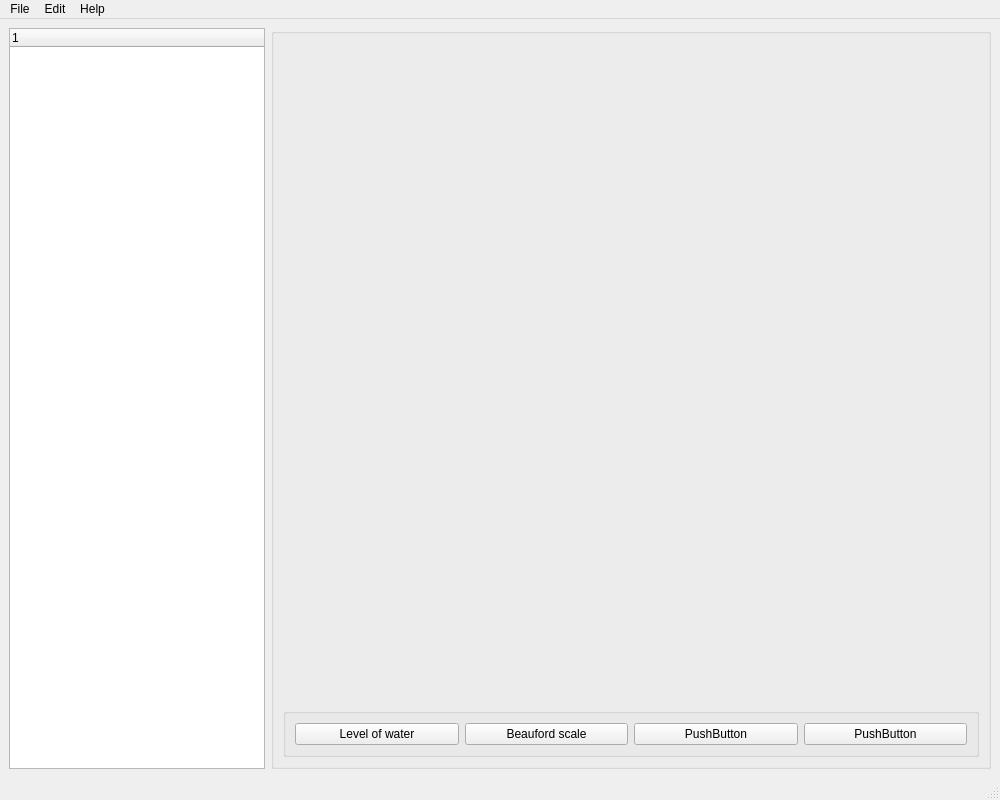
<?xml version="1.0" encoding="UTF-8"?>
<ui version="4.0">
 <class>WorkWindow</class>
 <widget class="QMainWindow" name="WorkWindow">
  <property name="geometry">
   <rect>
    <x>0</x>
    <y>0</y>
    <width>1000</width>
    <height>800</height>
   </rect>
  </property>
  <property name="windowTitle">
   <string>Monitoring system</string>
  </property>
  <widget class="QWidget" name="centralwidget">
   <layout class="QHBoxLayout" name="horizontalLayout">
    <item>
     <widget class="QTreeWidget" name="treeWidget">
      <property name="sizePolicy">
       <sizepolicy hsizetype="Maximum" vsizetype="Expanding">
        <horstretch>0</horstretch>
        <verstretch>0</verstretch>
       </sizepolicy>
      </property>
      <column>
       <property name="text">
        <string notr="true">1</string>
       </property>
      </column>
     </widget>
    </item>
    <item>
     <widget class="QGroupBox" name="groupBox">
      <property name="sizePolicy">
       <sizepolicy hsizetype="MinimumExpanding" vsizetype="Preferred">
        <horstretch>0</horstretch>
        <verstretch>0</verstretch>
       </sizepolicy>
      </property>
      <property name="title">
       <string/>
      </property>
      <layout class="QVBoxLayout" name="verticalLayout">
       <item>
        <widget class="QCustomPlot" name="plot" native="true">
         <property name="sizePolicy">
          <sizepolicy hsizetype="Preferred" vsizetype="MinimumExpanding">
           <horstretch>0</horstretch>
           <verstretch>0</verstretch>
          </sizepolicy>
         </property>
        </widget>
       </item>
       <item>
        <widget class="QGroupBox" name="viewTabs">
         <property name="sizePolicy">
          <sizepolicy hsizetype="Minimum" vsizetype="Minimum">
           <horstretch>0</horstretch>
           <verstretch>0</verstretch>
          </sizepolicy>
         </property>
         <property name="title">
          <string/>
         </property>
         <layout class="QHBoxLayout" name="horizontalLayout_2">
          <item>
           <widget class="QPushButton" name="waterLevelButton">
            <property name="text">
             <string>Level of water</string>
            </property>
           </widget>
          </item>
          <item>
           <widget class="QPushButton" name="beaufordScaleButton">
            <property name="text">
             <string>Beauford scale</string>
            </property>
           </widget>
          </item>
          <item>
           <widget class="QPushButton" name="pushButton_3">
            <property name="text">
             <string>PushButton</string>
            </property>
           </widget>
          </item>
          <item>
           <widget class="QPushButton" name="pushButton_4">
            <property name="text">
             <string>PushButton</string>
            </property>
           </widget>
          </item>
         </layout>
        </widget>
       </item>
      </layout>
     </widget>
    </item>
   </layout>
  </widget>
  <widget class="QMenuBar" name="menubar">
   <property name="geometry">
    <rect>
     <x>0</x>
     <y>0</y>
     <width>1000</width>
     <height>25</height>
    </rect>
   </property>
   <widget class="QMenu" name="menuFile">
    <property name="title">
     <string>File</string>
    </property>
    <addaction name="actionOpen_project"/>
    <addaction name="separator"/>
    <addaction name="actionLog_out"/>
   </widget>
   <widget class="QMenu" name="menuEdit">
    <property name="title">
     <string>Edit</string>
    </property>
   </widget>
   <widget class="QMenu" name="menuHelp">
    <property name="title">
     <string>Help</string>
    </property>
   </widget>
   <addaction name="menuFile"/>
   <addaction name="menuEdit"/>
   <addaction name="menuHelp"/>
  </widget>
  <widget class="QStatusBar" name="statusbar"/>
  <action name="actionNew_project">
   <property name="text">
    <string>New project</string>
   </property>
  </action>
  <action name="actionOpen_project">
   <property name="text">
    <string>Open project</string>
   </property>
  </action>
  <action name="actionLog_out">
   <property name="text">
    <string>Log out</string>
   </property>
  </action>
 </widget>
 <customwidgets>
  <customwidget>
   <class>QCustomPlot</class>
   <extends>QWidget</extends>
   <header>qcustomplot.h</header>
   <container>1</container>
  </customwidget>
 </customwidgets>
 <resources/>
 <connections/>
</ui>
